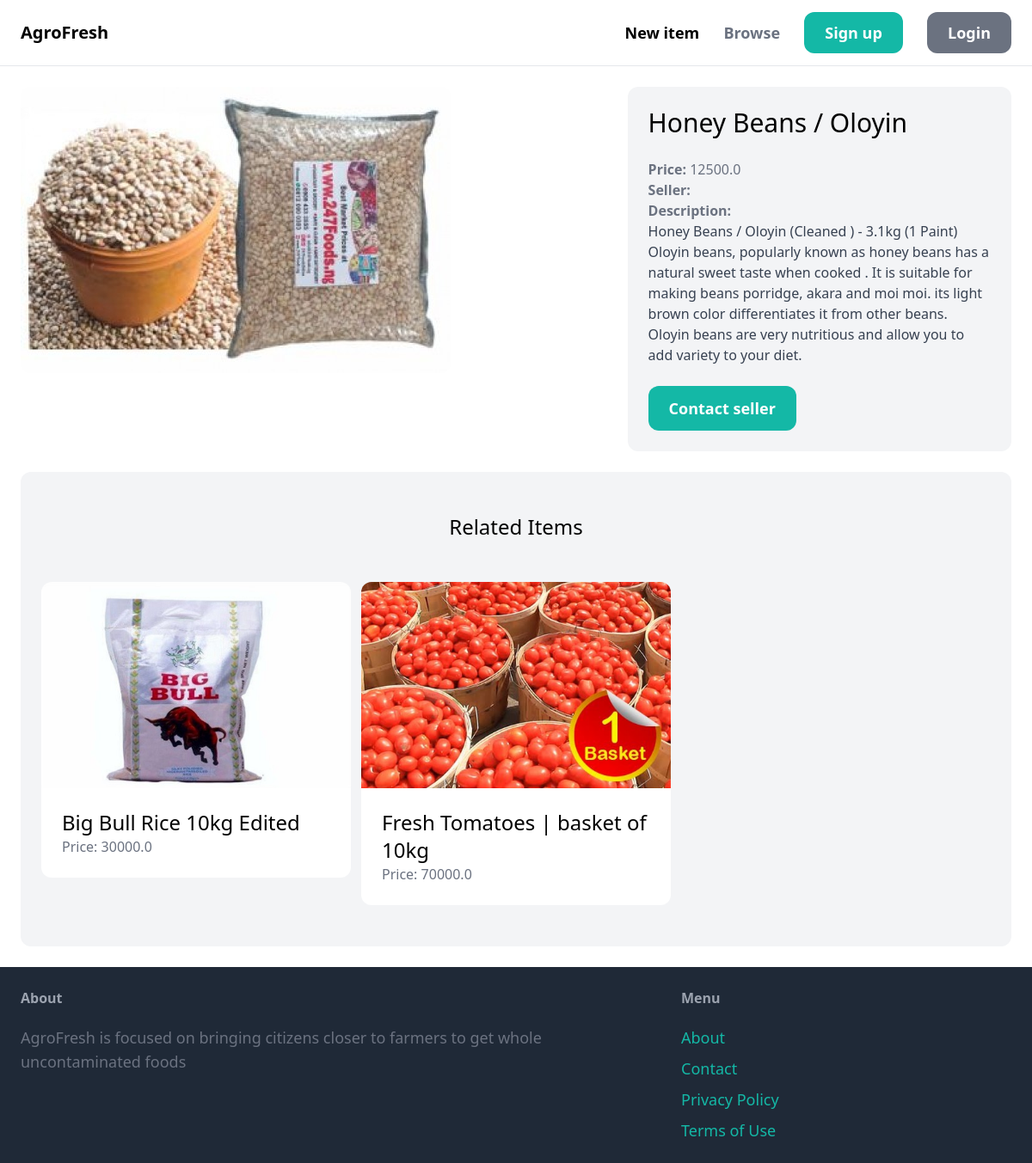
Page /items/1/ on the committed database.
### item/models.py (models this page shows, shortened)
class Item(models.Model):
    category = models.ForeignKey(Category, related_name='items', on_delete=models.CASCADE)
    name = models.CharField(max_length=255)
    description = models.TextField(blank=True, null=True)
    price = models.FloatField()
    image = models.ImageField(upload_to='item_images', blank=True, null=True)
    is_sold = models.BooleanField(default=False)
    created_by = models.ForeignKey(User, related_name='items', on_delete=models.CASCADE)
    created_at = models.DateTimeField(auto_now_add=True)

### item/views.py (the view)
# urls.py: path('<int:pk>/', views.detail, name='detail'),
def detail(request, pk):
    item = get_object_or_404(Item, pk=pk)
    related_items = Item.objects.filter(category=item.category, is_sold=False).exclude(pk=pk)[0:3]
    return render(request, 'item/detail.html', {
        'item': item,
        'related_items': related_items
        })

### item/templates/item/detail.html (shortened to what this page needs)
{% extends 'core/base.html' %}
{% block content %}
<div class="grid grid-cols-5 gap-6">
	<div class="col-span-3">
		<img src="{{ item.image.url }}" class="rounded-xl">
	</div>
	<div class="col-span-2 p-6 bg-gray-100 rounded-xl">
		<h1 class="mb-6 text-3xl">{{item.name}}</h1>
		<p class="text-gray-500"><strong>Price: </strong>{{ item.price }}</p>
		<p class="text-gray-500"><strong>Seller: </strong>{{ item.created.by.username }}</p>
		{% if item.description %}
		<p class="text-gray-700">
		<strong class="text-gray-500">Description:</strong><br>
		{{ item.description }}
		</p>
		{% endif %}
		{% if request.user == item.created_by %}
		<div class="mt-6 p-6 bg-white rounded-xl">
			<p>This is your item!</p>
			<a href="{% url 'item:edit' item.id %}" class="inline-block mt-6 px-6 y-3 text-lg font-semibold bg-teal-500 text-white rounded-xl">Edit</a>
			<a href="{% url 'item:delete' item.id %}" class="inline-block mt-6 px-6 y-3 text-lg font-semibold bg-red-500 text-white rounded-xl">Delete</a>
		</div>
		{% else %}
		<a href="{% url 'conversation:new' item.id %}" class="inline-block mt-6 px-6 py-3 text-lg font-semibold bg-teal-500 text-white rounded-xl hover:bg-teal-700">Contact seller</a>
		{% endif %}
	</div>
</div>
<div class="mt-6 px-6 py-12 bg-gray-100 rounded-xl">
        <h2 class="mb-12 text-2xl text-center">Related Items</h2>
        <div class="grid grid-cols-3 gap-3">
                {% for item in related_items %}
                <div>
                        <a href="{% url 'item:detail' item.id %}">
                                <div>
                                        <img src="{{ item.image.url }}" class="rounded-t-xl">
                                </div>
                                <div class="p-6 bg-white rounded-b-xl">
                                        <h2 class="text-2xl">{{ item.name }}</h2>
                                        <p class="text-gray-500">Price: {{ item.price }}</p>
                                </div>
                        </a>
                </div>
                {% endfor %}
        </div>
</div>
{% endblock %}

### rows in the picture
Item: image (picture), name "Honey Beans / Oloyin", price "12500.0", description "Honey Beans / Oloyin (Cleaned ) - 3.1kg (1 Paint) Oloyin beans, popularly known as honey beans has a natural sweet taste when cooked . It is suitable for making beans porridge, akara and moi moi. its light brown color differentiates it from other beans. Oloyin beans are very nutritious and allow you to add variety to your diet."
Item: image (picture), name "Big Bull Rice 10kg Edited", price "30000.0"
Item: image (picture), name "Fresh Tomatoes | basket of 10kg", price "70000.0"
